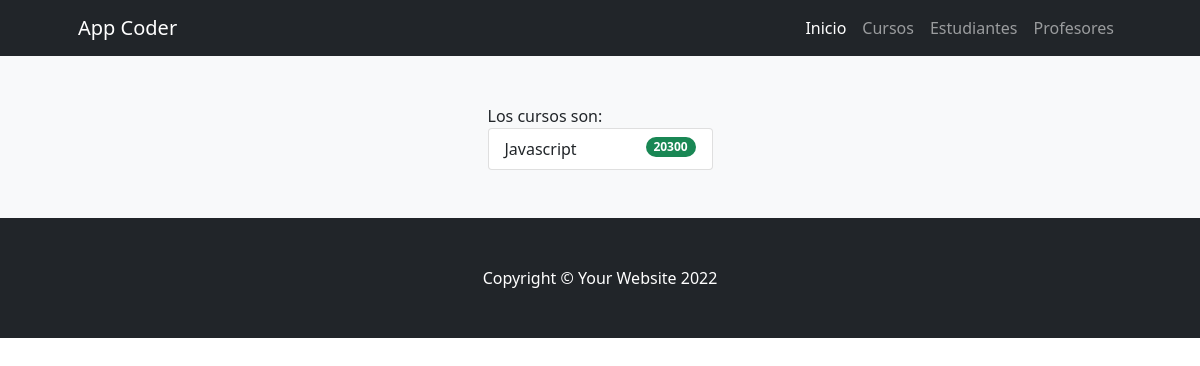
Before: /coderapp/cursos/ with the older database file.
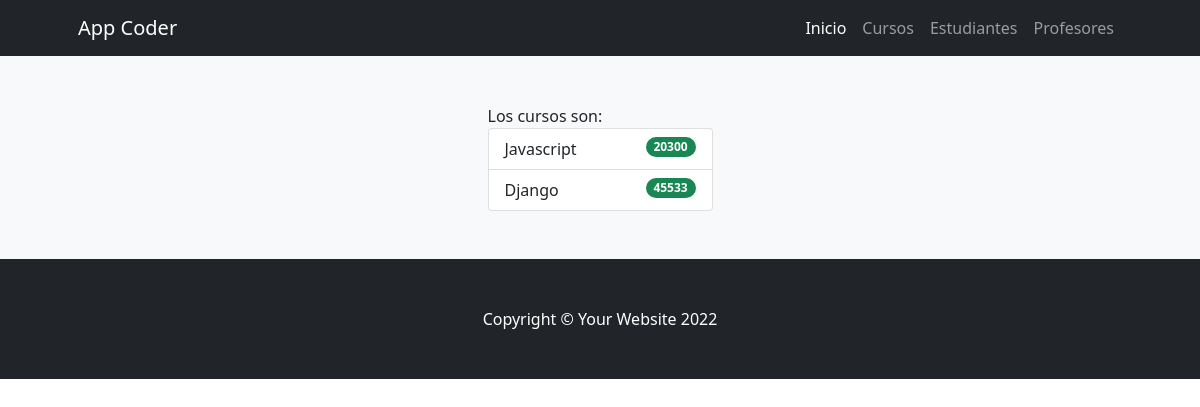
After: the same page with the newer database file.
### ProyectoCoderApp/models.py (models this page shows)
class Curso(models.Model):
    nombre = models.CharField(max_length=30) # Texto
    comision = models.IntegerField()

### ProyectoCoderApp/views.py (the view)
# urls.py: path('cursos/', cursos, name="cursos"),
def cursos(request):
    cursos = Curso.objects.all()
    return render(request,"ProyectoCoderApp/cursos.html",{"cursos":cursos})

### ProyectoCoderApp/templates/ProyectoCoderApp/cursos.html (shortened to what this page needs)
{% extends 'ProyectoCoderApp/base.html' %}
{% load static %}
{% block contenidoPagina %}
<section class="bg-light py-5">
    <div class="container px-5">
        <div class="row gx-5 justify-content-center">
            <div class="col-lg-3">
                Los cursos son:
                <ul class="list-group">
                    {% for curso in cursos %}
                        <li class="list-group-item d-flex justify-content-between align-items-start">
                            {{curso.nombre}}
                            <span class="badge bg-success rounded-pill">{{curso.comision}}</span>
                        </li>
                    {% endfor %}
                </ul>
            </div>
        </div>
    </div>
</section>
{% endblock %}

### ProyectoCoderApp/templates/ProyectoCoderApp/base.html (shortened to what this page needs)
{% load static %}
<!DOCTYPE html>
<html lang="es">
    <head>
        <link href="https://cdn.jsdelivr.net/npm/bootstrap-icons@1.4.1/font/bootstrap-icons.css" rel="stylesheet" />
        <link href="{% static 'css/styles.css' %}" rel="stylesheet" />
    </head>
    <body>
        <nav class="navbar navbar-expand-lg navbar-dark bg-dark">
            <div class="container px-5">
                <a class="navbar-brand" href="{% url 'inicio' %}">App Coder</a>
                <div class="collapse navbar-collapse" id="navbarSupportedContent">
                    <ul class="navbar-nav ms-auto mb-2 mb-lg-0">
                        <li class="nav-item"><a class="nav-link active" aria-current="page" href="{% url 'inicio' %}">Inicio</a></li>
                        <li class="nav-item"><a class="nav-link" href="{% url 'cursos' %}">Cursos</a></li>
                        <li class="nav-item"><a class="nav-link" href="{% url 'estudiantes' %}">Estudiantes</a></li>
                        <li class="nav-item"><a class="nav-link" href="{% url 'profesores' %}">Profesores</a></li>
                    </ul>
                </div>
            </div>
        </nav>
        {% block contenidoPagina %}
        {% endblock %}
        <footer class="py-5 bg-dark">
            <div class="container px-5"><p class="m-0 text-center text-white">Copyright &copy; Your Website 2022</p></div>
        </footer>
    </body>
</html>

Changed rows visible on the page:
added Curso: nombre "Django", comision "45533"
